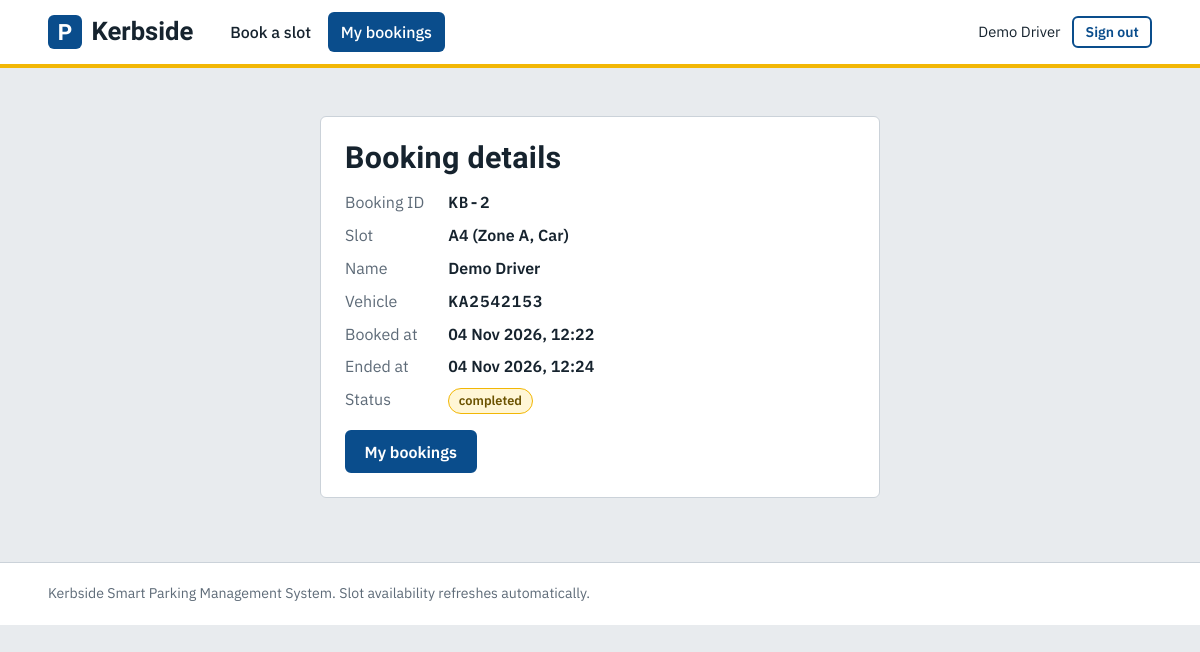
The app's page /booking/2/ (signed in) with its own data.
### parking/models.py (models this page shows, shortened)
class Booking(models.Model):
    user = models.ForeignKey(settings.AUTH_USER_MODEL, on_delete=models.CASCADE, related_name="bookings")
    slot = models.ForeignKey(Slot, on_delete=models.CASCADE, related_name="bookings")
    name = models.CharField(max_length=60)
    vehicle_number = models.CharField(max_length=15)
    status = models.CharField(max_length=12, default="active")
    created_at = models.DateTimeField(default=timezone.now)
    ended_at = models.DateTimeField(null=True, blank=True)
    class Meta:
        ordering = ["-id"]
    @property
    def slot_label(self):
        return self.slot.label
    @property
    def slot_zone(self):
        return self.slot.zone
    @property
    def slot_type(self):
        return self.slot.slot_type

class Slot(models.Model):
    label = models.CharField(max_length=10, unique=True)
    zone = models.CharField(max_length=10)
    slot_type = models.CharField(max_length=12, default="Car")
    status = models.CharField(max_length=12, default="available")
    class Meta:
        ordering = ["zone", "label"]

### parking/views.py (the view)
# urls.py: path("booking/<int:booking_id>/", views.booking_detail, name="booking_detail"),
@login_required_any
def booking_detail(request, booking_id):
    booking = get_object_or_404(Booking.objects.select_related("slot", "user"), pk=booking_id)
    if not request.user.is_staff and booking.user_id != request.user.id:
        return render(request, "404.html", status=404)
    return render(request, "booking_detail.html", {
        "booking": booking, "just_booked": request.GET.get("new") == "1",
        "can_cancel": booking.user_id == request.user.id, "page": "my_bookings"})

### parking/views.py (called while the page is built)
def login_required_any(view):
    @wraps(view)
    def wrapper(request, *args, **kwargs):
        if not request.user.is_authenticated:
            return redirect(f"{reverse('login')}?next={request.path}")
        return view(request, *args, **kwargs)
    return wrapper

### parking/templates/booking_detail.html (shortened to what this page needs)
{% extends "base.html" %}
{% block content %}
<div class="auth"><div class="card" style="width:min(560px,100%)">
  {% if just_booked %}<h2>Booking confirmed</h2><p class="muted">Slot {{ booking.slot_label }} is reserved for {{ booking.name }}.</p>{% else %}<h2>Booking details</h2>{% endif %}
  <dl class="details">
    <dt>Booking ID</dt><dd class="plate">KB-{{ booking.id }}</dd>
    <dt>Slot</dt><dd>{{ booking.slot_label }} (Zone {{ booking.slot_zone }}, {{ booking.slot_type }})</dd>
    <dt>Name</dt><dd>{{ booking.name }}</dd>
    <dt>Vehicle</dt><dd class="plate">{{ booking.vehicle_number }}</dd>
    <dt>Booked at</dt><dd>{{ booking.created_at|date:"d M Y, H:i" }}</dd>
    {% if booking.ended_at %}<dt>Ended at</dt><dd>{{ booking.ended_at|date:"d M Y, H:i" }}</dd>{% endif %}
    <dt>Status</dt><dd><span class="badge badge-{{ booking.status }}">{{ booking.status }}</span></dd>
  </dl>
  <div class="actions">
    <a class="btn" href="{% url 'my_bookings' %}">My bookings</a>
  </div>
</div></div>
{% endblock %}

### parking/templates/base.html (shortened to what this page needs)
{% load static %}<!doctype html>
<html lang="en">
<head>
  <link rel="stylesheet" href="{% static 'css/style.css' %}">
</head>
<body>
<header class="site-header">
  <div class="container">
    <a class="brand" href="{% url 'home' %}"><span class="brand-mark">P</span>Kerbside</a>
    <nav class="nav" aria-label="Main">
      {% if user.is_staff %}
        <a href="{% url 'admin_dashboard' %}" class="{% if page == 'dashboard' %}on{% endif %}">Dashboard</a>
        <a href="{% url 'admin_slots' %}" class="{% if page == 'admin_slots' %}on{% endif %}">Manage slots</a>
        <a href="{% url 'admin_bookings' %}" class="{% if page == 'admin_bookings' %}on{% endif %}">Bookings</a>
        <a href="{% url 'slots' %}" class="{% if page == 'slots' %}on{% endif %}">Live map</a>
      {% elif user.is_authenticated %}
        <a href="{% url 'slots' %}" class="{% if page == 'slots' %}on{% endif %}">Book a slot</a>
        <a href="{% url 'my_bookings' %}" class="{% if page == 'my_bookings' %}on{% endif %}">My bookings</a>
      {% else %}
        <a href="{% url 'home' %}" class="{% if page == 'home' %}on{% endif %}">Home</a>
        <a href="{% url 'slots' %}" class="{% if page == 'slots' %}on{% endif %}">Live slots</a>
      {% endif %}
    </nav>
    <div class="nav-user">
      {% if user.is_authenticated %}
        <span>{{ user.first_name }}</span>
        <form class="inline-form" method="post" action="{% url 'logout' %}">{% csrf_token %}<button class="btn btn-ghost btn-sm" type="submit">Sign out</button></form>
      {% else %}
        <a class="btn btn-ghost btn-sm" href="{% url 'login' %}">Sign in</a>
        <a class="btn btn-sm" href="{% url 'register' %}">Create account</a>
        <a class="small" href="{% url 'admin_login' %}">Staff portal</a>
      {% endif %}
    </div>
  </div>
</header>
<main>
  <div class="container">
    {% block content %}{% endblock %}
  </div>
</main>
<footer class="site-footer"><div class="container">Kerbside Smart Parking Management System. Slot availability refreshes automatically.</div></footer>
</body>
</html>

### parking/static/css/style.css (style rules this page uses)
:root { --concrete:#E8EBEE; --paper:#FFFFFF; --ink:#16232E; --muted:#5E6B78; --line:#CBD2D9; --sign:#0A4D8C; --sign-dark:#073862; --bay:#17936B; --brake:#C8423B; --paint:#F2B705; --asphalt:#2B343C; --asphalt-2:#36414A; --radius:6px; --font-head:"Barlow Condensed","Arial Narrow",Arial,sans-serif; --font-body:"IBM Plex Sans","Segoe UI",system-ui,sans-serif; --font-mono:"IBM Plex Mono",ui-monospace,Menlo,Consolas,monospace; }
* { box-sizing:border-box }
html { -webkit-text-size-adjust:100% }
body { margin:0;background:var(--concrete);color:var(--ink);font-family:var(--font-body);font-size:16px;line-height:1.55 }
h1,h2,h3 { font-family:var(--font-head);font-weight:700;line-height:1.1;margin:0 0 .5rem;letter-spacing:.01em }
h2 { font-size:1.9rem }
a { color:var(--sign) }
.container { width:min(1120px,92%);margin:0 auto }
.plate { font-family:var(--font-mono);letter-spacing:.06em;font-weight:500 }
.site-header { background:var(--paper);border-bottom:4px solid var(--paint) }
.site-header .container { display:flex;align-items:center;gap:1.5rem;min-height:64px;flex-wrap:wrap }
.brand { display:flex;align-items:center;gap:.6rem;text-decoration:none;color:var(--ink);font-family:var(--font-head);font-weight:700;font-size:1.6rem }
.brand-mark { display:grid;place-items:center;width:34px;height:34px;background:var(--sign);color:#fff;border-radius:6px;font-size:1.4rem;line-height:1 }
.nav { display:flex;gap:.25rem;flex:1;flex-wrap:wrap }
.nav a { color:var(--ink);text-decoration:none;padding:.5rem .8rem;border-radius:var(--radius);font-weight:500 }
.nav a.on { background:var(--sign);color:#fff }
.nav-user { display:flex;align-items:center;gap:.75rem;font-size:.92rem }
.btn { display:inline-block;border:2px solid var(--sign);background:var(--sign);color:#fff;padding:.6rem 1.1rem;border-radius:var(--radius);font:600 1rem var(--font-body);text-decoration:none;cursor:pointer }
.btn-ghost { background:transparent;color:var(--sign) }
.btn-sm { padding:.3rem .7rem;font-size:.88rem }
.inline-form { display:inline }
main { padding:2rem 0 3rem;min-height:60vh }
.card { background:var(--paper);border:1px solid var(--line);border-radius:var(--radius);padding:1.5rem }
.auth { display:grid;place-items:center;padding:1rem 0 }
.auth .card { width:min(440px,100%) }
.details { display:grid;grid-template-columns:auto 1fr;gap:.5rem 1.5rem;margin:1rem 0 }
.details dt { color:var(--muted) }
.details dd { margin:0;font-weight:600 }
.actions { display:flex;gap:.4rem;flex-wrap:wrap }
.badge { display:inline-block;padding:.12rem .6rem;border-radius:99px;font-size:.8rem;font-weight:600;border:1.5px solid }
.badge-maintenance,.badge-completed { color:#6b5200;border-color:var(--paint);background:#fff6d6 }
.site-footer { border-top:1px solid var(--line);padding:1.25rem 0;color:var(--muted);font-size:.88rem;background:var(--paper) }

### records on screen
Booking: id "2", slot_label "A4", slot_zone "A", slot_type "Car", name "Demo Driver", vehicle_number "KA2542153", created_at "04 Nov 2026, 12:22", ended_at "04 Nov 2026, 12:24", status "completed"

### other values on screen
{{ user.first_name }} "Demo Driver"
